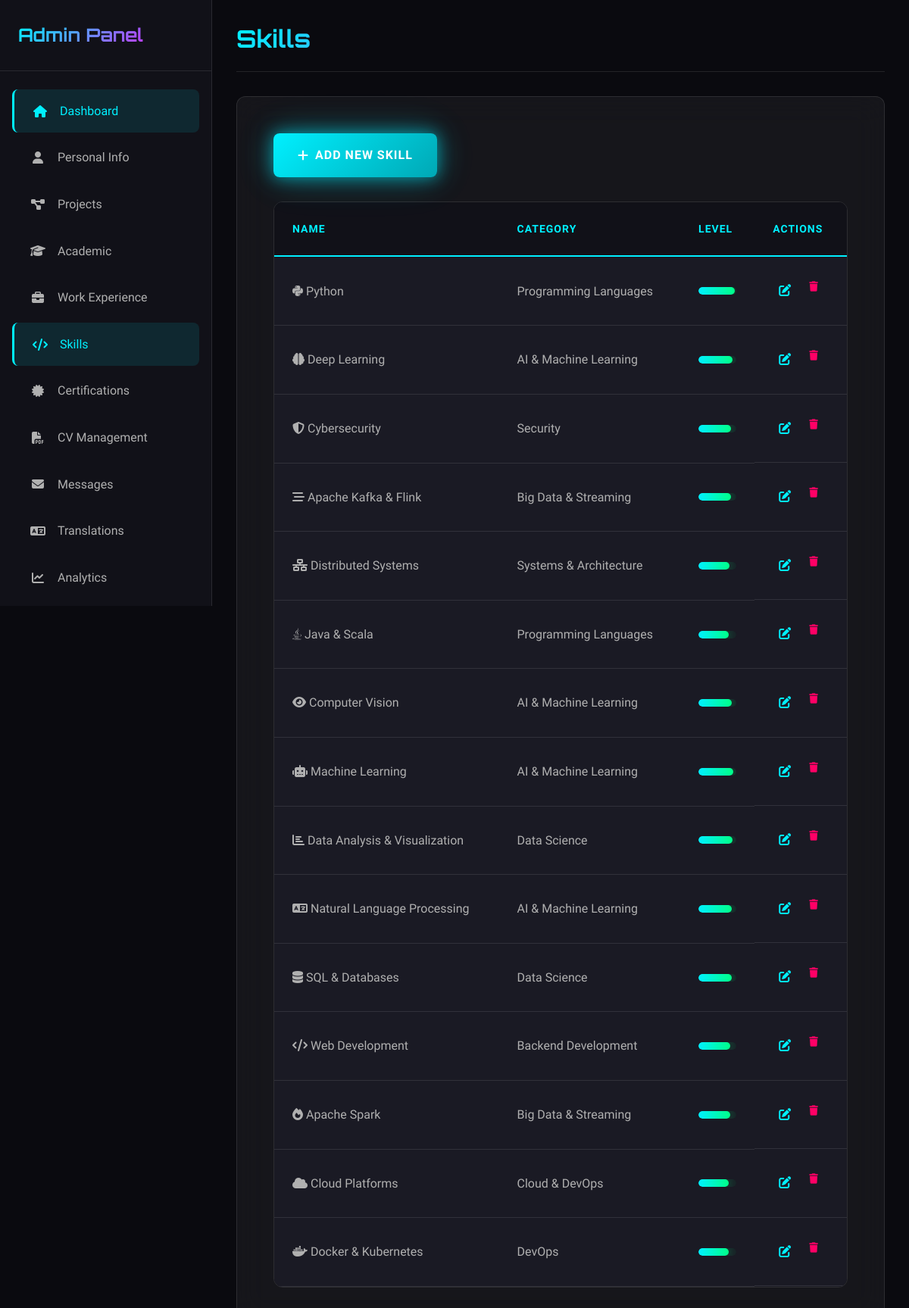
Page /admin/skills (signed in) on the committed database.
### tables this page shows
CREATE TABLE skills (
                    id TEXT PRIMARY KEY,
                    name TEXT,
                    level INTEGER,
                    category TEXT,
                    icon TEXT,
                    description TEXT
                );

### app.py (the view)
@app.route('/admin/skills')
@admin_required
def admin_skills():
    data = load_portfolio_data(PORTFOLIO_DATA_PATH)
    return render_template('admin/skills.html', data=data)

### app.py (called while the page is built, shortened)
@app.before_request
def track_analytics():
    if request.path.startswith('/admin') or \
       request.path.startswith('/static') or \
       request.path.startswith('/api') or \
       request.path.startswith('/set-language'):
        return

@app.context_processor
def inject_language():
    current_lang = get_current_language()
    return {
        'current_language': current_lang,
        'supported_languages': SUPPORTED_LANGUAGES,
        't': get_translation,
        'lang': current_lang
    }

def admin_required(f):
    from functools import wraps
    @wraps(f)
    def decorated_function(*args, **kwargs):
        if not session.get('admin_logged_in'):
            return redirect(url_for('admin_login'))
        return f(*args, **kwargs)
    return decorated_function

### database.py (called while the page is built)
    @contextmanager
    def get_connection(self):
        conn = sqlite3.connect(str(self.db_path))
        conn.row_factory = sqlite3.Row  # Enable column access by name
        try:
            yield conn
            conn.commit()
        except Exception:
            conn.rollback()
            raise
        finally:
            conn.close()

### i18n.py (called while the page is built)
def get_current_language() -> str:
    return session.get('language', DEFAULT_LANGUAGE)

### utils.py (called while the page is built)
def get_db() -> Database:
    global _db_instance
    if _db_instance is None:
        from config import DATABASE_PATH
        _db_instance = Database(DATABASE_PATH)
    return _db_instance

def load_portfolio_data(file_path: Path = None) -> Dict[str, Any]:
    try:
        db = get_db()
        return db.load_portfolio_data()
    except Exception as e:
        print(f"Error loading portfolio data: {e}")
        return {
            "personal_info": {},
            "academic": [],
            "projects": [],
            "skills": [],
            "certifications": [],
            "cv_file": None,
            "messages": [],
            "articles": [],
            "testimonials": []
        }

### templates/admin/skills.html (shortened to what this page needs)
{% extends "admin/base.html" %}
{% block page_title %}Skills{% endblock %}
{% block content %}
<div class="admin-header-actions">
    <a href="{{ url_for('admin_skills_add') }}" class="btn btn-primary">
        <i class="fas fa-plus"></i>
        Add New Skill
    </a>
</div>
{% if data.skills %}
<div class="admin-table-container">
    <table class="admin-table">
        <thead>
            <tr>
                <th>Name</th>
                <th>Category</th>
                <th>Level</th>
                <th>Actions</th>
            </tr>
        </thead>
        <tbody>
            {% for skill in data.skills %}
            <tr>
                <td>
                    {% if skill.icon %}
                    <i class="{{ skill.icon }}"></i>
                    {% endif %}
                    {{ skill.name }}
                </td>
                <td>{{ skill.category }}</td>
                <td>
                    <div class="skill-level-bar">
                        <div class="skill-level-fill" style="width: {{ skill.level }}%"></div>
                        <span class="skill-level-text">{{ skill.level }}%</span>
                    </div>
                </td>
                <td class="actions-cell">
                    <a href="{{ url_for('admin_skills_edit', item_id=skill.id) }}" class="btn-icon" title="Edit">
                        <i class="fas fa-edit"></i>
                    </a>
                    <form method="POST" action="{{ url_for('admin_skills_delete', item_id=skill.id) }}" style="display: inline;" onsubmit="return confirm('Are you sure you want to delete this skill?');">
                        <button type="submit" class="btn-icon btn-danger" title="Delete">
                            <i class="fas fa-trash"></i>
                        </button>
                    </form>
                </td>
            </tr>
            {% endfor %}
        </tbody>
    </table>
</div>
{% endif %}
{% endblock %}

### static/css/admin.css (style rules this page uses)
.admin-body { display: flex; min-height: 100vh; background: var(--bg-primary); }
.admin-header-actions { display: flex; justify-content: space-between; align-items: center; margin-bottom: var(--spacing-xl); }
.admin-table-container { overflow-x: auto; border-radius: var(--radius-lg); border: 1px solid rgba(255, 255, 255, 0.1); }
.admin-table { width: 100%; border-collapse: collapse; background: var(--bg-tertiary); }
.admin-table thead { background: var(--bg-secondary); }
.admin-table th { padding: var(--spacing-lg); text-align: left; font-weight: 600; text-transform: uppercase; letter-spacing: 1px; font-size: 0.875rem; color: var(--color-primary); border-bottom: 2px solid var(--color-primary); }
.admin-table td { padding: var(--spacing-lg); border-bottom: 1px solid rgba(255, 255, 255, 0.1); color: var(--text-secondary); }
.admin-table tbody tr { transition: var(--transition-normal); }
.actions-cell { display: flex; gap: var(--spacing-sm); }

### rows in the picture
skills: name "Python", category "Programming Languages", level 95 (drawn)
skills: name "Deep Learning", category "AI & Machine Learning", level 90 (drawn)
skills: name "Cybersecurity", category "Security", level 85 (drawn)
skills: name "Apache Kafka & Flink", category "Big Data & Streaming", level 85 (drawn)
skills: name "Distributed Systems", category "Systems & Architecture", level 82 (drawn)
skills: name "Java & Scala", category "Programming Languages"
skills: name "Computer Vision", category "AI & Machine Learning"
skills: name "Machine Learning", category "AI & Machine Learning", level 92 (drawn)
skills: name "Data Analysis & Visualization", category "Data Science", level 90 (drawn)
skills: name "Natural Language Processing", category "AI & Machine Learning"
skills: name "SQL & Databases", category "Data Science"
skills: name "Web Development", category "Backend Development"
skills: name "Apache Spark", category "Big Data & Streaming"
skills: name "Cloud Platforms", category "Cloud & DevOps"
skills: name "Docker & Kubernetes", category "DevOps"
